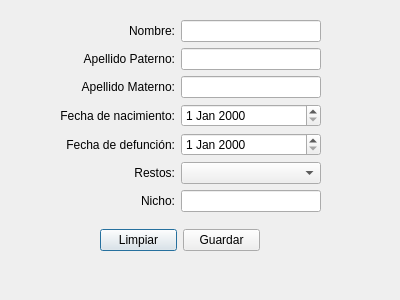
<?xml version="1.0" encoding="UTF-8"?>
<ui version="4.0">
 <class>CreateDeceased</class>
 <widget class="QDialog" name="CreateDeceased">
  <property name="geometry">
   <rect>
    <x>0</x>
    <y>0</y>
    <width>400</width>
    <height>300</height>
   </rect>
  </property>
  <property name="windowTitle">
   <string>Alta de fallecido</string>
  </property>
  <widget class="QWidget" name="horizontalLayoutWidget">
   <property name="geometry">
    <rect>
     <x>100</x>
     <y>220</y>
     <width>160</width>
     <height>41</height>
    </rect>
   </property>
   <layout class="QHBoxLayout" name="horizontalLayout">
    <item>
     <widget class="QPushButton" name="pushButton_2">
      <property name="text">
       <string>Limpiar</string>
      </property>
     </widget>
    </item>
    <item>
     <widget class="QPushButton" name="pushButton">
      <property name="text">
       <string>Guardar</string>
      </property>
     </widget>
    </item>
   </layout>
  </widget>
  <widget class="QWidget" name="gridLayoutWidget">
   <property name="geometry">
    <rect>
     <x>60</x>
     <y>20</y>
     <width>261</width>
     <height>192</height>
    </rect>
   </property>
   <layout class="QGridLayout" name="gridLayout">
    <item row="2" column="1">
     <widget class="QLineEdit" name="lineEdit_3"/>
    </item>
    <item row="3" column="0">
     <widget class="QLabel" name="label_6">
      <property name="text">
       <string>Fecha de nacimiento:</string>
      </property>
      <property name="alignment">
       <set>Qt::AlignRight|Qt::AlignTrailing|Qt::AlignVCenter</set>
      </property>
     </widget>
    </item>
    <item row="1" column="1">
     <widget class="QLineEdit" name="lineEdit_2"/>
    </item>
    <item row="0" column="0">
     <widget class="QLabel" name="label">
      <property name="text">
       <string>Nombre:</string>
      </property>
      <property name="alignment">
       <set>Qt::AlignRight|Qt::AlignTrailing|Qt::AlignVCenter</set>
      </property>
     </widget>
    </item>
    <item row="5" column="0">
     <widget class="QLabel" name="label_8">
      <property name="text">
       <string>Restos:</string>
      </property>
      <property name="alignment">
       <set>Qt::AlignRight|Qt::AlignTrailing|Qt::AlignVCenter</set>
      </property>
     </widget>
    </item>
    <item row="0" column="1">
     <widget class="QLineEdit" name="lineEdit"/>
    </item>
    <item row="1" column="0">
     <widget class="QLabel" name="label_2">
      <property name="text">
       <string>Apellido Paterno:</string>
      </property>
      <property name="alignment">
       <set>Qt::AlignRight|Qt::AlignTrailing|Qt::AlignVCenter</set>
      </property>
     </widget>
    </item>
    <item row="4" column="0">
     <widget class="QLabel" name="label_7">
      <property name="text">
       <string>Fecha de defunción:</string>
      </property>
      <property name="alignment">
       <set>Qt::AlignRight|Qt::AlignTrailing|Qt::AlignVCenter</set>
      </property>
     </widget>
    </item>
    <item row="2" column="0">
     <widget class="QLabel" name="label_4">
      <property name="text">
       <string>Apellido Materno:</string>
      </property>
      <property name="alignment">
       <set>Qt::AlignRight|Qt::AlignTrailing|Qt::AlignVCenter</set>
      </property>
     </widget>
    </item>
    <item row="6" column="0">
     <widget class="QLabel" name="label_9">
      <property name="text">
       <string>Nicho:</string>
      </property>
      <property name="alignment">
       <set>Qt::AlignRight|Qt::AlignTrailing|Qt::AlignVCenter</set>
      </property>
     </widget>
    </item>
    <item row="5" column="1">
     <widget class="QComboBox" name="comboBox"/>
    </item>
    <item row="6" column="1">
     <widget class="QLineEdit" name="lineEdit_7"/>
    </item>
    <item row="3" column="1">
     <widget class="QDateEdit" name="dateEdit"/>
    </item>
    <item row="4" column="1">
     <widget class="QDateEdit" name="dateEdit_2"/>
    </item>
   </layout>
  </widget>
 </widget>
 <resources/>
 <connections/>
</ui>
